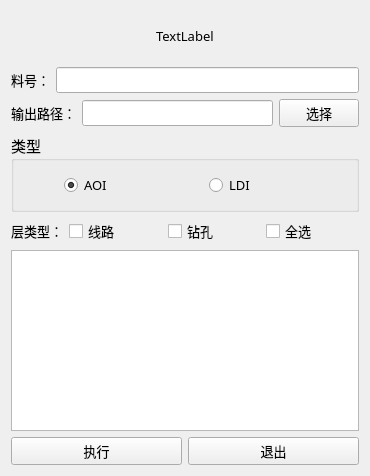
<?xml version="1.0" encoding="UTF-8"?>
<ui version="4.0">
 <class>Form</class>
 <widget class="QWidget" name="Form">
  <property name="geometry">
   <rect>
    <x>0</x>
    <y>0</y>
    <width>370</width>
    <height>476</height>
   </rect>
  </property>
  <property name="font">
   <font>
    <family>微软雅黑</family>
    <pointsize>10</pointsize>
   </font>
  </property>
  <property name="windowTitle">
   <string>AOI和LDI资料导出</string>
  </property>
  <layout class="QVBoxLayout" name="verticalLayout" stretch="0,0,0,0,0,1,0">
   <item>
    <layout class="QHBoxLayout" name="horizontalLayout">
     <item>
      <spacer name="horizontalSpacer">
       <property name="orientation">
        <enum>Qt::Horizontal</enum>
       </property>
       <property name="sizeHint" stdset="0">
        <size>
         <width>40</width>
         <height>20</height>
        </size>
       </property>
      </spacer>
     </item>
     <item>
      <widget class="QLabel" name="label_logo">
       <property name="minimumSize">
        <size>
         <width>0</width>
         <height>50</height>
        </size>
       </property>
       <property name="text">
        <string>TextLabel</string>
       </property>
      </widget>
     </item>
     <item>
      <spacer name="horizontalSpacer_2">
       <property name="orientation">
        <enum>Qt::Horizontal</enum>
       </property>
       <property name="sizeHint" stdset="0">
        <size>
         <width>40</width>
         <height>20</height>
        </size>
       </property>
      </spacer>
     </item>
    </layout>
   </item>
   <item>
    <layout class="QHBoxLayout" name="horizontalLayout_4">
     <item>
      <widget class="QLabel" name="label_2">
       <property name="text">
        <string>料号：</string>
       </property>
      </widget>
     </item>
     <item>
      <widget class="QLineEdit" name="lineEdit_jobname">
       <property name="readOnly">
        <bool>true</bool>
       </property>
      </widget>
     </item>
    </layout>
   </item>
   <item>
    <layout class="QHBoxLayout" name="horizontalLayout_3">
     <item>
      <widget class="QLabel" name="label_3">
       <property name="text">
        <string>输出路径：</string>
       </property>
      </widget>
     </item>
     <item>
      <widget class="QLineEdit" name="lineEdit_path"/>
     </item>
     <item>
      <widget class="QPushButton" name="pushButton_path">
       <property name="cursor">
        <cursorShape>PointingHandCursor</cursorShape>
       </property>
       <property name="text">
        <string>选择</string>
       </property>
      </widget>
     </item>
    </layout>
   </item>
   <item>
    <widget class="QGroupBox" name="groupBox">
     <property name="font">
      <font>
       <family>微软雅黑</family>
       <pointsize>11</pointsize>
      </font>
     </property>
     <property name="title">
      <string>类型</string>
     </property>
     <layout class="QHBoxLayout" name="horizontalLayout_2">
      <property name="spacing">
       <number>6</number>
      </property>
      <property name="leftMargin">
       <number>50</number>
      </property>
      <property name="topMargin">
       <number>12</number>
      </property>
      <property name="bottomMargin">
       <number>12</number>
      </property>
      <item>
       <widget class="QRadioButton" name="radioButton_aoi">
        <property name="font">
         <font>
          <family>微软雅黑</family>
          <pointsize>10</pointsize>
         </font>
        </property>
        <property name="text">
         <string>AOI</string>
        </property>
        <property name="checked">
         <bool>true</bool>
        </property>
       </widget>
      </item>
      <item>
       <widget class="QRadioButton" name="radioButton_ldi">
        <property name="font">
         <font>
          <family>微软雅黑</family>
          <pointsize>10</pointsize>
         </font>
        </property>
        <property name="text">
         <string>LDI</string>
        </property>
       </widget>
      </item>
     </layout>
    </widget>
   </item>
   <item>
    <layout class="QHBoxLayout" name="horizontalLayout_6" stretch="0,1">
     <item>
      <widget class="QLabel" name="label_4">
       <property name="text">
        <string>层类型：</string>
       </property>
      </widget>
     </item>
     <item>
      <layout class="QHBoxLayout" name="horizontalLayout_5">
       <item>
        <widget class="QCheckBox" name="checkBox_signal">
         <property name="text">
          <string>线路</string>
         </property>
        </widget>
       </item>
       <item>
        <widget class="QCheckBox" name="checkBox_drill">
         <property name="text">
          <string>钻孔</string>
         </property>
        </widget>
       </item>
       <item>
        <widget class="QCheckBox" name="checkBox_select_all">
         <property name="text">
          <string>全选</string>
         </property>
        </widget>
       </item>
      </layout>
     </item>
    </layout>
   </item>
   <item>
    <widget class="QTableWidget" name="tableWidget"/>
   </item>
   <item>
    <layout class="QHBoxLayout" name="horizontalLayout_7">
     <item>
      <widget class="QPushButton" name="pushButton_exec">
       <property name="cursor">
        <cursorShape>PointingHandCursor</cursorShape>
       </property>
       <property name="text">
        <string>执行</string>
       </property>
      </widget>
     </item>
     <item>
      <widget class="QPushButton" name="pushButton_exit">
       <property name="cursor">
        <cursorShape>PointingHandCursor</cursorShape>
       </property>
       <property name="text">
        <string>退出</string>
       </property>
      </widget>
     </item>
    </layout>
   </item>
  </layout>
 </widget>
 <resources/>
 <connections/>
</ui>
